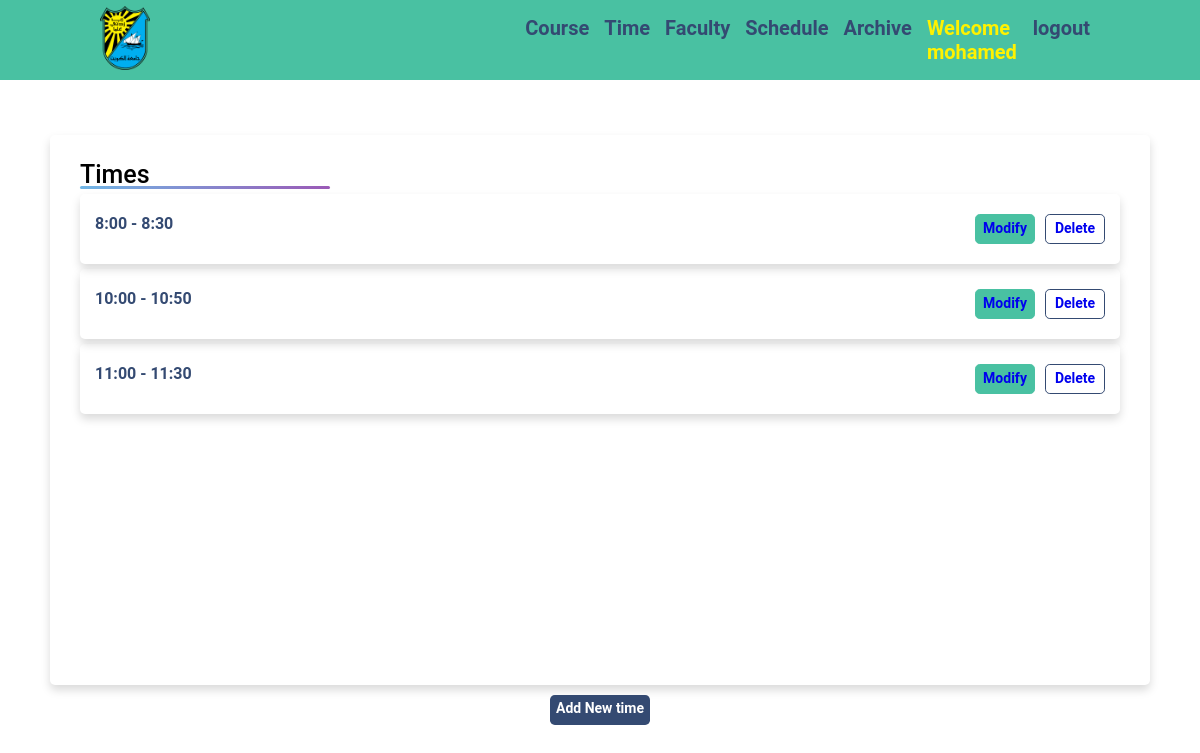
The page /time-schedual/ (signed in) on the database its author committed.
### base/models.py (models this page shows, shortened)
class User(AbstractUser):
    serialNumber = models.CharField(max_length=100, null=True)
    teaching = models.BooleanField(default=False, null=True)
    vip = models.BooleanField(default=False, null=True)
    report = models.CharField(max_length=10, null=True)
    REQUIRED_FIELDS = []

class DT_model(models.Model):
    time_value = models.CharField(max_length=100, null= True, unique=True)

### base/views.py (the view)
# urls.py: path('time-schedual/', views.schedual_time_page, name='schedual_time_page'),
@login_required(login_url='login_page')
def schedual_time_page(request):
    times = DT_model.objects.all()
    context = {'times':times}
    return render(request, 'base/schedual_time_page.html', context)

### base/templates/base/schedual_time_page.html (shortened to what this page needs)
{% extends 'core3.html' %}
{% block content %}
<div class="teacher-main_container">
    <div class = "course-container">
        <div class="title">Times</div>
        <div class = "course-content">
            {% for time in times %}
            <div class = "sdetail">
                <div class = "space-course">
                <span >{{time.time_value}}</span>
                </div>
                <div class = "space">
                    <div class="modify-button">
                        <a class = "" href = "{% url 'modify_schedual_time_page' time.id %}" >Modify</a>
                    </div>
                    <div class="delete-button">
                        <a class = "" href = "{% url 'delete_schedual_time_page' time.id %}" >Delete</a>
                    </div>
                </div>
            </div>
            {% endfor %}
        </div>
    </div>
    <div class="add-button">
            <a class = "" href = "{% url 'add_schedual_time_page' %}" >Add New time</a>
        </div>
</div>
{% endblock content %}

### templates/navebar2.html (shortened to what this page needs)
<header>
    <ul class="navbar">
      <div class = 'navbar-main'>
        <img src="\media\images\logo.png" alt="">
      </div>
      <div class="navbar-items">
        {% if request.user.is_authenticated %}
        <a class= "logout-hover" href="{% url 'course_page' %}"><li>Course</li></a>
        <a class= "logout-hover" href="{% url 'time_page' %}"><li>Time</li></a>
        <a  class= "logout-hover" href="{% url 'faculty_page_detail' %}"><li>Faculty</li></a>
        <a class= "logout-hover" href="{% url 'schedule_course_page' %}"><li>Schedule</li></a>
        <a  class= "logout-hover" href="{% url 'archive_page' %}"><li>Archive</li></a>
        <a class = "welcome-user" href=""><li>Welcome {{request.user}}</li></a>
        <a class = "logout-hover" href="{% url 'logout_page' %}"><li>logout</li></a>
        {% endif %}
      </div>
    </ul>
  </header>

### static/styles/main.css (style rules this page uses)
* { padding: 0; margin: 0; box-sizing: border-box; scroll-behavior: smooth; list-style: none; text-decoration: none; font-family: "Roboto", sans-serif; }
:root { --bg-color-1: #344a72; --bg-color-2 : #ffff; --button-color: #49c1a2; --icon--color:#fff200; }
header { background-color: var(--button-color); position: fixed; top: 0; right: 0; width: 100%; z-index: 1000; }
.navbar { display: flex; align-items: center; justify-content: space-between; padding: 10px 100px; width: 100%; height: 80px; }
.navbar-main { width: 50%; }
.navbar-main img { width: 50px; height: auto; }
.navbar-items { display: flex; gap: 15px; width: 70%; padding: 10px; float: right; justify-content: right; }
.navbar-items a { color: var(--bg-color-2); font-weight: 700; font-size: 20px; pointer-events: none; }
.navbar-items .logout-hover { pointer-events:fill; color: var(--bg-color-1); transition: 0.4s; }
.navbar-items .welcome-user { color: var(--icon--color) }
body { background-color: var(--bg-color-1); }
.teacher-main_container { position: fixed; top: 30px; width: 100vw; height: 100vh; display: flex; flex-direction: column; justify-content: center; align-items: center; background-color: var(--bg-color-2); }
.course-container { max-width: 1100px; width: 100%; height: 550px; background-color: #fff; padding: 25px 30px; border-radius: 5px; box-shadow: 0 5px 10px rgba(0,0,0,0.15); overflow:auto; scroll-behavior: smooth; }
.course-container .title { font-size: 25px; font-weight: 500; position: relative; }
.course-container .title::before { content: ""; position: absolute; left: 0; bottom: 0; height: 3px; width: 250px; border-radius: 5px; background: linear-gradient(135deg, #71b7e6, #9b59b6); }
.course-content { display: flex; flex-direction: column; margin-top: 5px; margin-bottom: 5px; gap:5px; }
.course-content .sdetail { background-color: var(--bg-re-2); padding: 20px 15px; border-radius: 5px; box-shadow: 0 5px 10px rgba(0,0,0,0.15); display: flex; flex-direction: row; justify-content: space-between; }
.course-content .sdetail span { color: black; font-weight: bolder; }
.course-content .sdetail .modify-button { float: right; color: black; width: 60px; height: 30px; text-align: center; border: 1px solid var(--button-color); background-color: var(--button-color); border-radius: 0.3rem; font-size: 14px; font-weight: bolder; padding-top: 5px; padding-bottom: 5px; }
.course-content .sdetail .delete-button { float: right; color: black; width: 60px; height: 30px; text-align: center; border: 1px solid var(--bg-color-1); background-color: var(--bg-color-2); border-radius: 0.3rem; font-size: 14px; font-weight: bolder; padding-top: 5px; padding-bottom: 5px; }
.course-content .sdetail .space { display: flex; gap: 10px; }
.teacher-main_container .add-button { display: flex; justify-content: center; margin-top: 10px; }
.teacher-main_container .add-button a { width: 100px; height: 30px; text-align: center; background-color: var(--bg-color-1); color: var(--bg-color-2); border-radius: 0.3rem; font-size: 14px; font-weight: bolder; padding-top: 5px; padding-bottom: 5px; }
.course-content .sdetail .space-course { display: flex; justify-content: space-between; width: 28%; }
.course-content .sdetail .space-course span:nth-child(1) { color: var(--bg-color-1); }

### rows shown on the page
User: user "mohamed"
DT_model: time_value "8:00 - 8:30"
DT_model: time_value "10:00 - 10:50"
DT_model: time_value "11:00 - 11:30"
